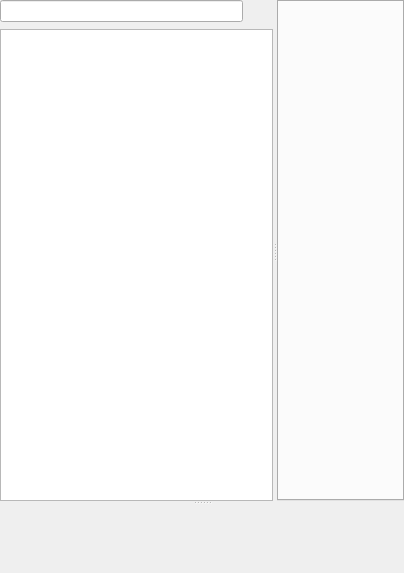
<?xml version="1.0" encoding="UTF-8"?>
<ui version="4.0">
 <class>MainWidget</class>
 <widget class="QWidget" name="MainWidget">
  <property name="geometry">
   <rect>
    <x>0</x>
    <y>0</y>
    <width>404</width>
    <height>573</height>
   </rect>
  </property>
  <property name="windowTitle">
   <string/>
  </property>
  <layout class="QVBoxLayout" name="verticalLayout_2">
   <property name="margin">
    <number>0</number>
   </property>
   <item>
    <widget class="QSplitter" name="splitter_2">
     <property name="orientation">
      <enum>Qt::Vertical</enum>
     </property>
     <widget class="QSplitter" name="splitter">
      <property name="orientation">
       <enum>Qt::Horizontal</enum>
      </property>
      <widget class="QWidget" name="widget" native="true">
       <layout class="QVBoxLayout" name="verticalLayout">
        <property name="margin">
         <number>0</number>
        </property>
        <item>
         <widget class="QWidget" name="widget_2" native="true">
          <layout class="QHBoxLayout" name="horizontalLayout">
           <property name="margin">
            <number>0</number>
           </property>
           <item>
            <widget class="QLineEdit" name="filterLine"/>
           </item>
           <item>
            <widget class="QToolButton" name="helpItems">
             <property name="text">
              <string/>
             </property>
             <property name="autoRaise">
              <bool>true</bool>
             </property>
            </widget>
           </item>
          </layout>
         </widget>
        </item>
        <item>
         <widget class="FlowItemTreeWidget" name="toolBox"/>
        </item>
       </layout>
      </widget>
      <widget class="FlowContainer" name="tabWidget"/>
     </widget>
     <widget class="ButtonBar" name="buttonBar" native="true"/>
    </widget>
   </item>
  </layout>
 </widget>
 <customwidgets>
  <customwidget>
   <class>ButtonBar</class>
   <extends>QWidget</extends>
   <header location="global">programs/gui/core/button_bar.hpp</header>
   <container>1</container>
  </customwidget>
  <customwidget>
   <class>FlowContainer</class>
   <extends>QTabWidget</extends>
   <header location="global">programs/gui/core/flow_container.hpp</header>
   <container>1</container>
  </customwidget>
  <customwidget>
   <class>FlowItemTreeWidget</class>
   <extends>QTreeView</extends>
   <header location="global">programs/gui/core/flow_item_tree_widget.hpp</header>
   <container>1</container>
  </customwidget>
 </customwidgets>
 <resources/>
 <connections/>
</ui>
